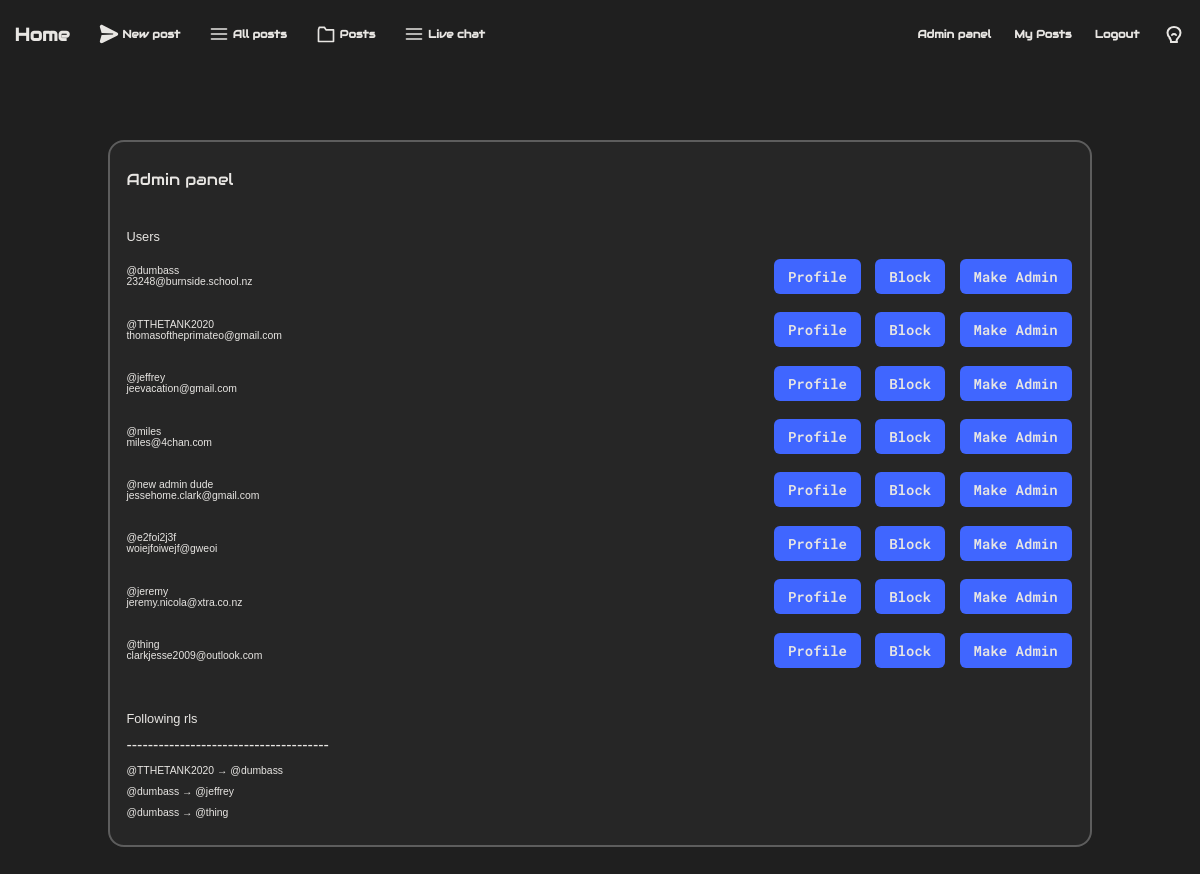
The app's page /admin (signed in), older data.
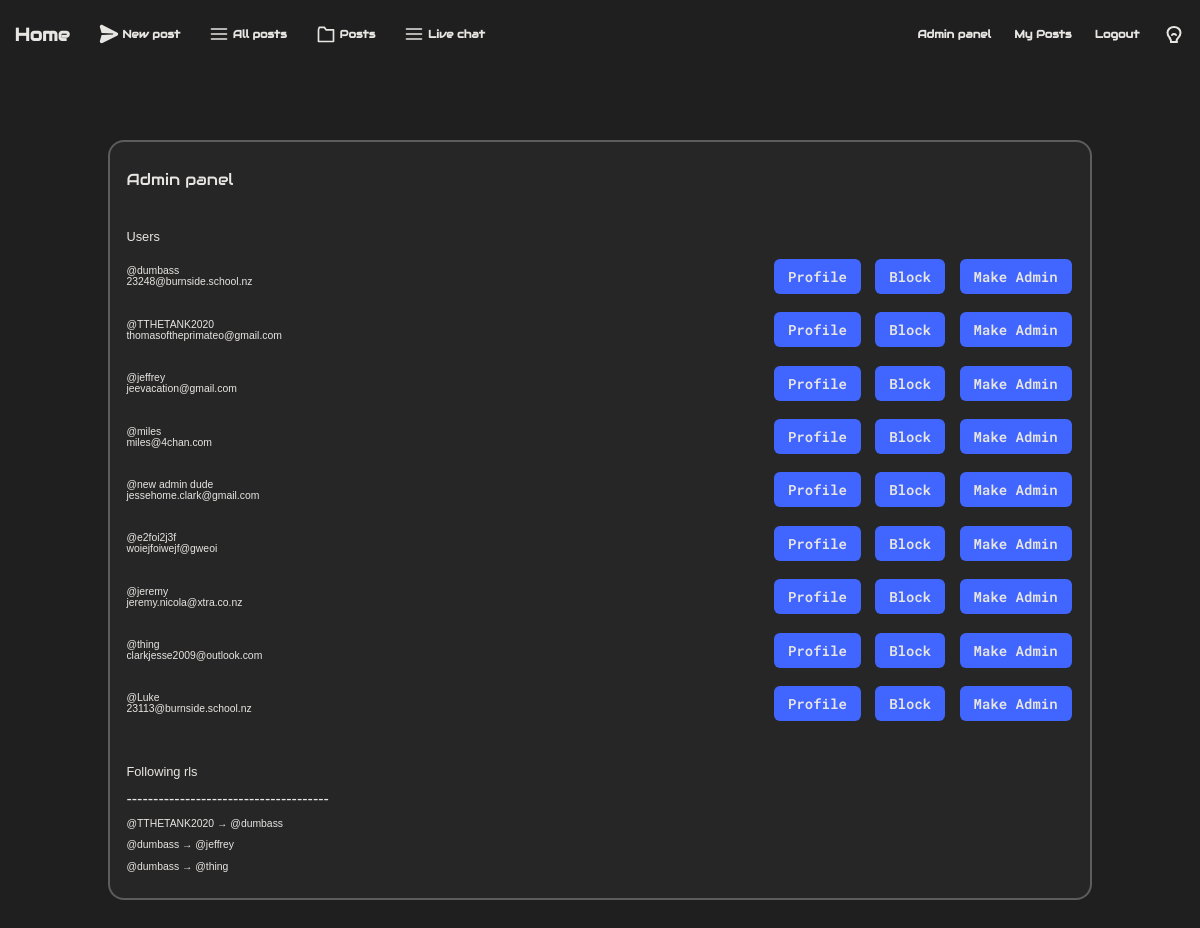
The same page, newer data.
### tables this page shows
CREATE TABLE "users" (
    id INTEGER PRIMARY KEY AUTOINCREMENT,
    "name" TEXT UNIQUE,
    password TEXT
, imageurl TEXT, email TEXT);

### app.py (the view)
@app.route("/admin")
def admin():
    followers = """
    SELECT followed.name AS followed_name,
        follower.name AS follower_name
    FROM following
    JOIN users AS followed ON following.followed_id = followed.id
    JOIN users AS follower ON following.follower_id = follower.id;
    """
    admins = """SELECT users.id, users.name, users.email, users.imageurl
    FROM admins
    JOIN users ON admins.userid = users.id
    ORDER BY admins.id DESC;
    """
    users = """SELECT users.name, users.email, users.imageurl, users.id
                FROM users;
            """
    blacklist = "SELECT * FROM blacklist;"
    admins = query_db(admins)
    users = query_db(users)
    followers = query_db(followers)
    blacklist = query_db(blacklist)
    for row in admins:
        if row[0] == session.get("user_id"):
            return render_template(
                "admin.html", users=users, followers=followers, admins=admins
            )
    return redirect(url_for("login", notadmin=True))

### app.py (called while the page is built)
def get_db():
    db = getattr(g, "_database", None)
    if db is None:
        db = g._database = sqlite3.connect(DATABASE)
    return db

@app.teardown_appcontext
def close_connection(exception):
    db = getattr(g, "_database", None)
    if db is not None:
        db.close()

def query_db(query, args=(), one=False):
    cur = get_db().execute(query, args)
    rv = cur.fetchall()
    cur.close()
    return (rv[0] if rv else None) if one else rv

### templates/admin.html
{% extends "layout.html" %}
{% block body %}
<div class="centered-content">
    <div class="admin-container">
        <h1 class="cat-title">Admin panel</h1>
        <br>
        <h2>Users</h2>
        {% for row in users %}
        <p class="admin-users" ?>
            @{{row[0]}}<br>
            {{row[1]}}<br>
            <button class="admin-users-button" style="margin-left:auto">
                <a href="/userposts/{{row[0]}}">Profile</a>
            </button>
            <button class="admin-users-button">
                <a href="/block/{{row[3]}}">Block</a>
            </button>
            <button class="admin-users-button">
                <a href="/makeadmin/{{row[3]}}">Make Admin</a>
            </button>
        </p>
        {% endfor %}
        <br>
        <h2>Following rls</h2>--------------------------------------<br>
        {% for row in followers %}
        <p>@{{row[1]}} &#8594 @{{row[0]}}</p>
        {% endfor %}
    </div>
</div>
{% endblock %}

### templates/layout.html (shortened to what this page needs)
<!DOCTYPE html>
<html lang="en">
<head>
    <link rel="stylesheet" href="{{url_for('static', filename='style.css')}}">
</head>
<body>
    <nav class="navbar">
        <div class="left-navbar-group">
            {% if request.path == "/" %}
            {% set button = 'top-button-active' %}
            {% else %}
            {% set button = 'top-button' %}
            {% endif %}
            <a href="/" class="{{button}}">
                <div class="title">Home</div>
            </a>
            {% if request.path == "/newpost" %}
            {% set button = 'top-button-active' %}
            {% else %}
            {% set button = 'top-button' %}
            {% endif %}
            <a href="/newpost" class="{{button}}">
                &nbsp;New post
            </a>
            {% if request.path == "/allposts" %}
            {% set button = 'top-button-active' %}
            {% else %}
            {% set button = 'top-button' %}
            {% endif %}
            <a href="/allposts" class="{{button}}">
                <svg viewBox="0 0 24 24" width="20" height="20">
                    <path d="M3 6h18M3 12h18M3 18h18" stroke="currentColor" stroke-width="2" stroke-linecap="round" />
                </svg>
                &nbsp;All posts
            </a>
            {% if "/category" in request.path %}
            {% set button = 'top-button-active' %}
            {% else %}
            {% set button = 'top-button' %}
            {% endif %}
            <div class="dropdown">
                <button class="{{button}}">
                    <svg viewBox="0 0 24 24" width="20" height="20">
                        <path d="M3 7v14h18V7H12l-2-3H4z" stroke="currentColor" stroke-width="2" fill="none"
                            stroke-linecap="round" stroke-linejoin="round" />
                    </svg>
                    &nbsp;Posts
                </button>
            </div>
            {% if request.path == "/livechat" %}
            {% set button = 'top-button-active' %}
            {% else %}
            {% set button = 'top-button' %}
            {% endif %}
            <a href="/livechat" class="{{button}}">
                <svg viewBox="0 0 24 24" width="20" height="20">
                    <path d="M3 6h18M3 12h18M3 18h18" stroke="currentColor" stroke-width="2" stroke-linecap="round" />
                </svg>
                &nbsp;Live chat
            </a>
        </div>
        <div class="nav-right">
            <a href="/admin" class="top-button">Admin panel</a>
            {% if session.username %}
            <a href="{{ url_for('userposts', username=session['username']) }}" class="top-button">My Posts</a>
            <a href="/logout" class="top-button">Logout</a>
            {% else %}
            <a href="/login" class="top-button">Login</a>
            <a href="/register" class="top-button">Register</a>
            {% endif %}
            <button id="themeToggle" class="theme-toggle" aria-label="Toggle theme">
            </button>
        </div>
    </nav>
    {% block body %}
    {% endblock %}
</body>
</html>

### static/style.css (style rules this page uses)
:root { --background: #1f1f1f; --box-background: rgba(255, 255, 255, 0.035); --post-background: #2a2a2a; --input-background: rgba(255, 255, 255, 0.05); --font: #e8e6e3; --font-muted: #b0aca4; --coloured-element: #4066ff; --error-red: #ef4444; --sidebar-font-size: 0.8vw; --reply-font: calc(0.5vh + 0.5vw); --reply-line: calc(2vh + 2vw); --navbar-font-size: calc(0.55vh + 0.55vw); --navbar-title-size: 1.5vw; --heading-font: "Audiowide"; --menu-font: "Roboto Mono"; --box-border: 1px solid rgba(255, 255, 255, 0.07); --box-border-radius: 16px; --nav-box-shadow: rgba(226, 226, 226, 0.73); }
.theme-toggle { background: var(--background); color: var(--font); border: none; padding-top: 0.6em; cursor: pointer; }
body { background: var(--background); color: var(--font); font-family: "Arial"; }
h1 { font-size: 2vh; font-weight: 400; font-family: var(--heading-font); }
h2 { font-size: 1.6vh; font-weight: 400; }
p { font-size: 1.3vh; font-weight: 375; }
a { font-weight: 520; text-decoration: none; color: var(--font); }
.navbar { display: flex; gap: 1em; padding: 0.5em 0; background-color: var(--background); }
.left-navbar-group { display: flex; gap: 1em; }
.title { font-size: var(--navbar-title-size); font-weight: 600; border: none; }
.nav-right { margin-left: auto; display: flex; gap: 10px; }
.top-button, .top-button-active { display: flex; color: var(--font); justify-content: center; align-items: center; padding: 0.6em; font-weight: 600; font-family: var(--heading-font); border: none; font-size: var(--navbar-font-size) !important; background: var(--background); }
.login-button, .chat-send-button, .admin-users-button { padding: 1vh; margin: 0 0.5vh; cursor: pointer; font-family: 'Roboto Mono', monospace; transition: 0.2s; background: var(--coloured-element); border-radius: 10px; color: white; border: none; }
.admin-users-button { display: inline-block; padding: 8px 14px; margin: 4px 2px; font-size: 14px; font-weight: 500; border-radius: 6px; border: none; cursor: pointer; transition: background 0.2s ease, transform 0.1s ease, box-shadow 0.1s ease; color: #fff; }
.centered-content { margin-top: 5em; display: grid; place-items: center; padding-bottom: 5em; opacity: 0; animation: fadeIn 0.3s forwards; }
.dropdown button { font-size: var(--navbar-font-size) !important; }
.dropdown { display: flex; align-items: center; margin: 0; padding: 0; position: relative; }
.admin-container { width: 80%; background: var(--box-background); border: 2px solid rgba(255, 255, 255, 0.25); border-radius: var(--box-border-radius); padding: 1em; }
.admin-users { display: flex; align-items: center; gap: 1em; }

Row changes from the older to the newer data that the page shows:
added users: name "Luke", email "23113@burnside.school.nz", shown under "Users"
